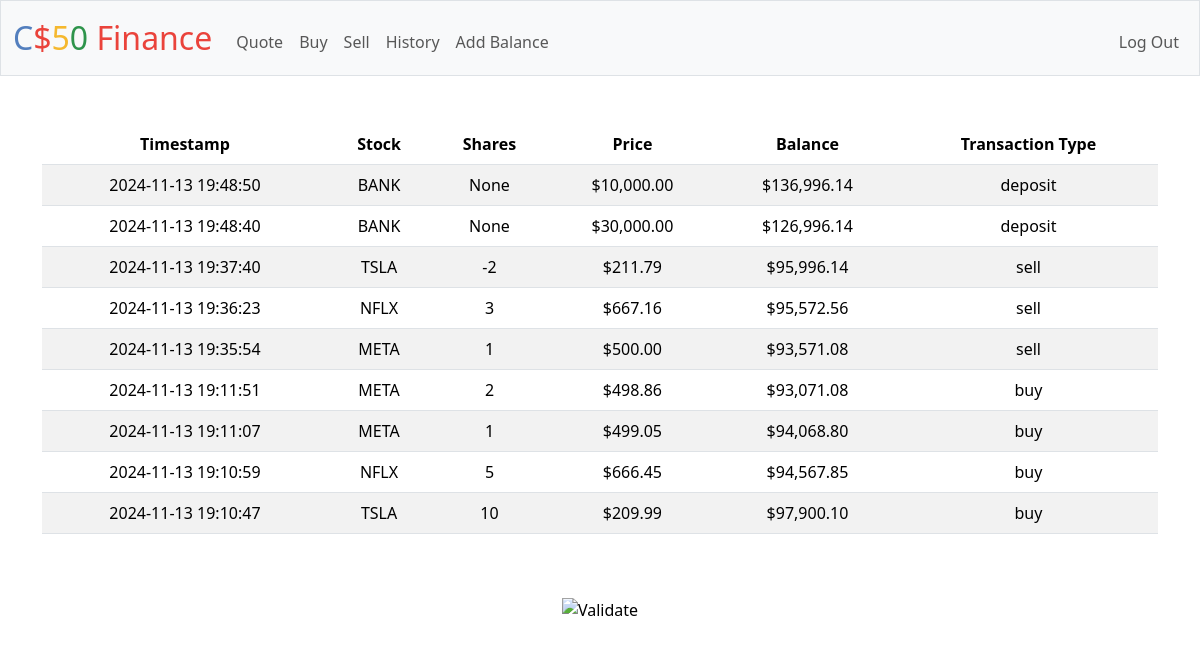
Screenshot of /history (signed in) with the database file from the repository.
### tables this page shows
CREATE TABLE transaction_history (id INTEGER PRIMARY KEY AUTOINCREMENT NOT NULL, user_id TEXT NOT NULL, timestamp DATETIME, price NUMERIC NOT NULL, balance NUMERIC NOT NULL, num_shares INTEGER, symbol TEXT NOT NULL, type TEXT, FOREIGN KEY (user_id) REFERENCES users(id));

### app.py (the view)
@app.route("/history")
@login_required
def history():
    data = db.execute(
        "SELECT timestamp, symbol, num_shares, ROUND(price, 2) AS price, ROUND(balance, 2) AS balance, type FROM transaction_history WHERE user_id = ? ORDER BY timestamp DESC", session['user_id'])
    return render_template("history.html", history=data)

### app.py (called while the page is built)
@app.after_request
def after_request(response):
    response.headers["Cache-Control"] = "no-cache, no-store, must-revalidate"
    response.headers["Expires"] = 0
    response.headers["Pragma"] = "no-cache"
    return response

### helpers.py (called while the page is built)
def login_required(f):
    @wraps(f)
    def decorated_function(*args, **kwargs):
        if session.get("user_id") is None:
            return redirect("/login")
        return f(*args, **kwargs)
    return decorated_function

def usd(value):
    return f"${value:,.2f}"

### templates/history.html (shortened to what this page needs)
{% extends "layout.html" %}
{% block main %}
    <table class="table table-striped">
        <thead>
            <tr>
                <th scope="col">Timestamp</th>
                <th scope="col">Stock</th>
                <th scope="col">Shares</th>
                <th scope="col">Price</th>
                <th scope="col">Balance</th>
                <th scope="col">Transaction Type</th>
            </tr>
        </thead>
        {% for row in history %}
        <tr>
                <td>{{ row.timestamp }}</td>
                <td>{{ row.symbol }}</td>
                <td>{{ row.num_shares }}</td>
                <td>{{ row.price | usd }}</td>
                <td>{{ row.balance | usd }}</td>
                <td>{{ row.type }}</td>
        </tr>
        {% endfor %}
    </table>
{% endblock %}

### templates/layout.html (shortened to what this page needs)
<!DOCTYPE html>
<html lang="en">
    <head>
        <link href="https://cdn.jsdelivr.net/npm/bootstrap@5.3.3/dist/css/bootstrap.min.css" rel="stylesheet">
        <link href="/static/styles.css" rel="stylesheet">
    </head>
    <body>
        <nav class="bg-light border navbar navbar-expand-md navbar-light">
            <div class="container-fluid">
                <a class="navbar-brand" href="/"><span class="blue">C</span><span class="red">$</span><span class="yellow">5</span><span class="green">0</span> <span class="red">Finance</span></a>
                <div class="collapse navbar-collapse" id="navbar">
                    {% if session["user_id"] %}
                        <ul class="navbar-nav me-auto mt-2">
                            <li class="nav-item"><a class="nav-link" href="/quote">Quote</a></li>
                            <li class="nav-item"><a class="nav-link" href="/buy">Buy</a></li>
                            <li class="nav-item"><a class="nav-link" href="/sell">Sell</a></li>
                            <li class="nav-item"><a class="nav-link" href="/history">History</a></li>
                            <li class="nav-item"><a class="nav-link" href="/deposit">Add Balance</a></li>
                        </ul>
                        <ul class="navbar-nav ms-auto mt-2">
                            <li class="nav-item"><a class="nav-link" href="/logout">Log Out</a></li>
                        </ul>
                    {% else %}
                        <ul class="navbar-nav ms-auto mt-2">
                            <li class="nav-item"><a class="nav-link" href="/register">Register</a></li>
                            <li class="nav-item"><a class="nav-link" href="/login">Log In</a></li>
                        </ul>
                    {% endif %}
                </div>
            </div>
        </nav>
        <main class="container py-5 text-center">
            {% block main %}{% endblock %}
        </main>
        <footer class="mb-5">
            <form action="https://validator.w3.org/check" class="text-center" enctype="multipart/form-data" method="post" target="_blank">
                <input alt="Validate" src="/static/I_heart_validator.png" type="image">
            </form>
        </footer>
    </body>
</html>

### static/styles.css (style rules this page uses)
nav .navbar-brand { font-size: xx-large; }
nav .navbar-brand .blue { color: #537fbe; }
nav .navbar-brand .red { color: #ea433b; }
nav .navbar-brand .yellow { color: #f5b82e; }
nav .navbar-brand .green { color: #2e944b; }

### rows the page displays
transaction_history: timestamp "2024-11-13 19:48:50", symbol "BANK", num_shares "None", price "$10,000.00", balance "$136,996.14", type "deposit"
transaction_history: timestamp "2024-11-13 19:48:40", symbol "BANK", num_shares "None", price "$30,000.00", balance "$126,996.14", type "deposit"
transaction_history: timestamp "2024-11-13 19:37:40", symbol "TSLA", num_shares "-2", price "$211.79", balance "$95,996.14", type "sell"
transaction_history: timestamp "2024-11-13 19:36:23", symbol "NFLX", num_shares "3", price "$667.16", balance "$95,572.56", type "sell"
transaction_history: timestamp "2024-11-13 19:35:54", symbol "META", num_shares "1", price "$500.00", balance "$93,571.08", type "sell"
transaction_history: timestamp "2024-11-13 19:11:51", symbol "META", num_shares "2", price "$498.86", balance "$93,071.08", type "buy"
transaction_history: timestamp "2024-11-13 19:11:07", symbol "META", num_shares "1", price "$499.05", balance "$94,068.80", type "buy"
transaction_history: timestamp "2024-11-13 19:10:59", symbol "NFLX", num_shares "5", price "$666.45", balance "$94,567.85", type "buy"
transaction_history: timestamp "2024-11-13 19:10:47", symbol "TSLA", num_shares "10", price "$209.99", balance "$97,900.10", type "buy"
